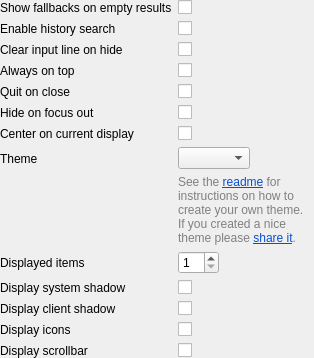
<?xml version="1.0" encoding="UTF-8"?>
<ui version="4.0">
 <class>ConfigWidget</class>
 <widget class="QWidget" name="ConfigWidget">
  <property name="windowTitle">
   <string>Frontend settings</string>
  </property>
  <layout class="QFormLayout" name="formLayout">
   <property name="leftMargin">
    <number>0</number>
   </property>
   <property name="topMargin">
    <number>0</number>
   </property>
   <property name="rightMargin">
    <number>0</number>
   </property>
   <property name="bottomMargin">
    <number>0</number>
   </property>
   <item row="0" column="0">
    <widget class="QLabel" name="label_show_fallbacks">
     <property name="text">
      <string>Show fallbacks on empty results</string>
     </property>
     <property name="buddy">
      <cstring>checkBox_show_fallbacks</cstring>
     </property>
    </widget>
   </item>
   <item row="0" column="1">
    <widget class="QCheckBox" name="checkBox_show_fallbacks">
     <property name="toolTip">
      <string>&lt;html&gt;&lt;head/&gt;&lt;body&gt;&lt;p&gt;Automatically enter the fallbacks mode if a query has no matches.&lt;/p&gt;&lt;/body&gt;&lt;/html&gt;</string>
     </property>
     <property name="text">
      <string/>
     </property>
    </widget>
   </item>
   <item row="1" column="0">
    <widget class="QLabel" name="label_history_search">
     <property name="text">
      <string>Enable history search</string>
     </property>
     <property name="buddy">
      <cstring>checkBox_history_search</cstring>
     </property>
    </widget>
   </item>
   <item row="1" column="1">
    <widget class="QCheckBox" name="checkBox_history_search">
     <property name="toolTip">
      <string>&lt;html&gt;&lt;head/&gt;&lt;body&gt;&lt;p&gt;Use the current input text to filter the input history.&lt;/p&gt;&lt;/body&gt;&lt;/html&gt;</string>
     </property>
     <property name="text">
      <string/>
     </property>
    </widget>
   </item>
   <item row="2" column="0">
    <widget class="QLabel" name="label_clearOnHide">
     <property name="text">
      <string>Clear input line on hide</string>
     </property>
     <property name="buddy">
      <cstring>checkBox_clearOnHide</cstring>
     </property>
    </widget>
   </item>
   <item row="2" column="1">
    <widget class="QCheckBox" name="checkBox_clearOnHide">
     <property name="toolTip">
      <string>&lt;html&gt;&lt;head/&gt;&lt;body&gt;&lt;p&gt;Clear the input line when the window is hidden.&lt;/p&gt;&lt;/body&gt;&lt;/html&gt;</string>
     </property>
     <property name="text">
      <string/>
     </property>
    </widget>
   </item>
   <item row="3" column="0">
    <widget class="QLabel" name="label_onTop">
     <property name="sizePolicy">
      <sizepolicy hsizetype="Minimum" vsizetype="Preferred">
       <horstretch>0</horstretch>
       <verstretch>0</verstretch>
      </sizepolicy>
     </property>
     <property name="text">
      <string>Always on top</string>
     </property>
     <property name="buddy">
      <cstring>checkBox_onTop</cstring>
     </property>
    </widget>
   </item>
   <item row="3" column="1">
    <widget class="QCheckBox" name="checkBox_onTop">
     <property name="toolTip">
      <string>&lt;html&gt;&lt;head/&gt;&lt;body&gt;&lt;p&gt;Let Albert stay on top of all top level windows.&lt;/p&gt;&lt;/body&gt;&lt;/html&gt;</string>
     </property>
    </widget>
   </item>
   <item row="4" column="0">
    <widget class="QLabel" name="label_quit_on_close">
     <property name="sizePolicy">
      <sizepolicy hsizetype="Minimum" vsizetype="Preferred">
       <horstretch>0</horstretch>
       <verstretch>0</verstretch>
      </sizepolicy>
     </property>
     <property name="text">
      <string>Quit on close</string>
     </property>
     <property name="buddy">
      <cstring>checkBox_quit_on_close</cstring>
     </property>
    </widget>
   </item>
   <item row="4" column="1">
    <widget class="QCheckBox" name="checkBox_quit_on_close">
     <property name="toolTip">
      <string notr="true">&lt;html&gt;&lt;head/&gt;&lt;body&gt;&lt;p&gt;Quit the application when closing Albert. Default behavior is to hide the window.&lt;/p&gt;&lt;/body&gt;&lt;/html&gt;</string>
     </property>
    </widget>
   </item>
   <item row="5" column="0">
    <widget class="QLabel" name="label_hideOnFocusOut">
     <property name="sizePolicy">
      <sizepolicy hsizetype="Minimum" vsizetype="Preferred">
       <horstretch>0</horstretch>
       <verstretch>0</verstretch>
      </sizepolicy>
     </property>
     <property name="text">
      <string>Hide on focus out</string>
     </property>
     <property name="buddy">
      <cstring>checkBox_hideOnFocusOut</cstring>
     </property>
    </widget>
   </item>
   <item row="5" column="1">
    <widget class="QCheckBox" name="checkBox_hideOnFocusOut">
     <property name="toolTip">
      <string>&lt;html&gt;&lt;head/&gt;&lt;body&gt;&lt;p&gt;Hide Albert if the window lost focus.&lt;/p&gt;&lt;/body&gt;&lt;/html&gt;</string>
     </property>
    </widget>
   </item>
   <item row="6" column="0">
    <widget class="QLabel" name="label_center">
     <property name="sizePolicy">
      <sizepolicy hsizetype="Minimum" vsizetype="Preferred">
       <horstretch>0</horstretch>
       <verstretch>0</verstretch>
      </sizepolicy>
     </property>
     <property name="text">
      <string>Center on current display</string>
     </property>
     <property name="buddy">
      <cstring>checkBox_center</cstring>
     </property>
    </widget>
   </item>
   <item row="6" column="1">
    <widget class="QCheckBox" name="checkBox_center">
     <property name="toolTip">
      <string>&lt;html&gt;&lt;head/&gt;&lt;body&gt;&lt;p&gt;Center the main window on the screen containing the mouse pointer on show.&lt;/p&gt;&lt;/body&gt;&lt;/html&gt;</string>
     </property>
    </widget>
   </item>
   <item row="7" column="0">
    <widget class="QLabel" name="label_style">
     <property name="sizePolicy">
      <sizepolicy hsizetype="Minimum" vsizetype="Preferred">
       <horstretch>0</horstretch>
       <verstretch>0</verstretch>
      </sizepolicy>
     </property>
     <property name="text">
      <string>Theme</string>
     </property>
     <property name="buddy">
      <cstring>comboBox_themes</cstring>
     </property>
    </widget>
   </item>
   <item row="7" column="1">
    <layout class="QVBoxLayout" name="verticalLayout">
     <item>
      <widget class="QComboBox" name="comboBox_themes">
       <property name="sizePolicy">
        <sizepolicy hsizetype="Fixed" vsizetype="Fixed">
         <horstretch>0</horstretch>
         <verstretch>0</verstretch>
        </sizepolicy>
       </property>
       <property name="toolTip">
        <string>&lt;html&gt;&lt;head/&gt;&lt;body&gt;&lt;p&gt;Set the color theme of the window.&lt;/p&gt;&lt;/body&gt;&lt;/html&gt;</string>
       </property>
      </widget>
     </item>
     <item>
      <widget class="QLabel" name="label">
       <property name="sizePolicy">
        <sizepolicy hsizetype="Preferred" vsizetype="Minimum">
         <horstretch>0</horstretch>
         <verstretch>0</verstretch>
        </sizepolicy>
       </property>
       <property name="text">
        <string>&lt;html&gt;&lt;head/&gt;&lt;body&gt;&lt;p&gt;&lt;span style=&quot; font-size:9pt; color:#808080;&quot;&gt;See the &lt;/span&gt;&lt;a href=&quot;https://github.com/albertlauncher/plugins/blob/master/widgetsboxmodel/README.md&quot;&gt;&lt;span style=&quot; font-size:9pt; text-decoration: underline; color:#094fd1;&quot;&gt;readme&lt;/span&gt;&lt;/a&gt;&lt;span style=&quot; font-size:9pt; color:#808080;&quot;&gt; for instructions on how to create your own theme. If you created a nice theme please &lt;/span&gt;&lt;a href=&quot;https://github.com/orgs/albertlauncher/discussions/1147&quot;&gt;&lt;span style=&quot; font-size:9pt; text-decoration: underline; color:#094fd1;&quot;&gt;share it&lt;/span&gt;&lt;/a&gt;&lt;span style=&quot; font-size:9pt; color:#808080;&quot;&gt;.&lt;/span&gt;&lt;/p&gt;&lt;/body&gt;&lt;/html&gt;</string>
       </property>
       <property name="wordWrap">
        <bool>true</bool>
       </property>
       <property name="openExternalLinks">
        <bool>true</bool>
       </property>
      </widget>
     </item>
    </layout>
   </item>
   <item row="8" column="0">
    <widget class="QLabel" name="label_results">
     <property name="sizePolicy">
      <sizepolicy hsizetype="Minimum" vsizetype="Preferred">
       <horstretch>0</horstretch>
       <verstretch>0</verstretch>
      </sizepolicy>
     </property>
     <property name="text">
      <string>Displayed items</string>
     </property>
     <property name="buddy">
      <cstring>spinBox_results</cstring>
     </property>
    </widget>
   </item>
   <item row="8" column="1">
    <widget class="QSpinBox" name="spinBox_results">
     <property name="sizePolicy">
      <sizepolicy hsizetype="Fixed" vsizetype="Fixed">
       <horstretch>0</horstretch>
       <verstretch>0</verstretch>
      </sizepolicy>
     </property>
     <property name="suffix">
      <string/>
     </property>
     <property name="minimum">
      <number>1</number>
     </property>
     <property name="maximum">
      <number>10</number>
     </property>
    </widget>
   </item>
   <item row="9" column="0">
    <widget class="QLabel" name="label_system_shadow">
     <property name="text">
      <string>Display system shadow</string>
     </property>
     <property name="buddy">
      <cstring>checkBox_system_shadow</cstring>
     </property>
    </widget>
   </item>
   <item row="9" column="1">
    <widget class="QCheckBox" name="checkBox_system_shadow">
     <property name="toolTip">
      <string>&lt;html&gt;&lt;head/&gt;&lt;body&gt;&lt;p&gt;Tell the system to draw a shadow around the window. Note that on some systems this may look pretty ugly. Use the client shadow in this case.&lt;/p&gt;&lt;/body&gt;&lt;/html&gt;</string>
     </property>
     <property name="text">
      <string/>
     </property>
    </widget>
   </item>
   <item row="10" column="0">
    <widget class="QLabel" name="label_client_shadow">
     <property name="text">
      <string>Display client shadow</string>
     </property>
     <property name="buddy">
      <cstring>checkBox_client_shadow</cstring>
     </property>
    </widget>
   </item>
   <item row="10" column="1">
    <widget class="QCheckBox" name="checkBox_client_shadow">
     <property name="toolTip">
      <string>&lt;html&gt;&lt;head/&gt;&lt;body&gt;&lt;p&gt;Draw a shadow on the client side.&lt;/p&gt;&lt;/body&gt;&lt;/html&gt;</string>
     </property>
    </widget>
   </item>
   <item row="11" column="0">
    <widget class="QLabel" name="label_icons">
     <property name="sizePolicy">
      <sizepolicy hsizetype="Minimum" vsizetype="Preferred">
       <horstretch>0</horstretch>
       <verstretch>0</verstretch>
      </sizepolicy>
     </property>
     <property name="text">
      <string>Display icons</string>
     </property>
     <property name="buddy">
      <cstring>checkBox_icons</cstring>
     </property>
    </widget>
   </item>
   <item row="11" column="1">
    <widget class="QCheckBox" name="checkBox_icons">
     <property name="toolTip">
      <string>&lt;html&gt;&lt;head/&gt;&lt;body&gt;&lt;p&gt;Display icons provided by the items.&lt;/p&gt;&lt;/body&gt;&lt;/html&gt;</string>
     </property>
    </widget>
   </item>
   <item row="12" column="0">
    <widget class="QLabel" name="label_scrollbar">
     <property name="sizePolicy">
      <sizepolicy hsizetype="Minimum" vsizetype="Preferred">
       <horstretch>0</horstretch>
       <verstretch>0</verstretch>
      </sizepolicy>
     </property>
     <property name="text">
      <string>Display scrollbar</string>
     </property>
     <property name="buddy">
      <cstring>checkBox_scrollbar</cstring>
     </property>
    </widget>
   </item>
   <item row="12" column="1">
    <widget class="QCheckBox" name="checkBox_scrollbar">
     <property name="toolTip">
      <string>&lt;html&gt;&lt;head/&gt;&lt;body&gt;&lt;p&gt;Displays a scrollbar in the results list.&lt;/p&gt;&lt;/body&gt;&lt;/html&gt;</string>
     </property>
    </widget>
   </item>
  </layout>
 </widget>
 <resources/>
 <connections/>
</ui>
